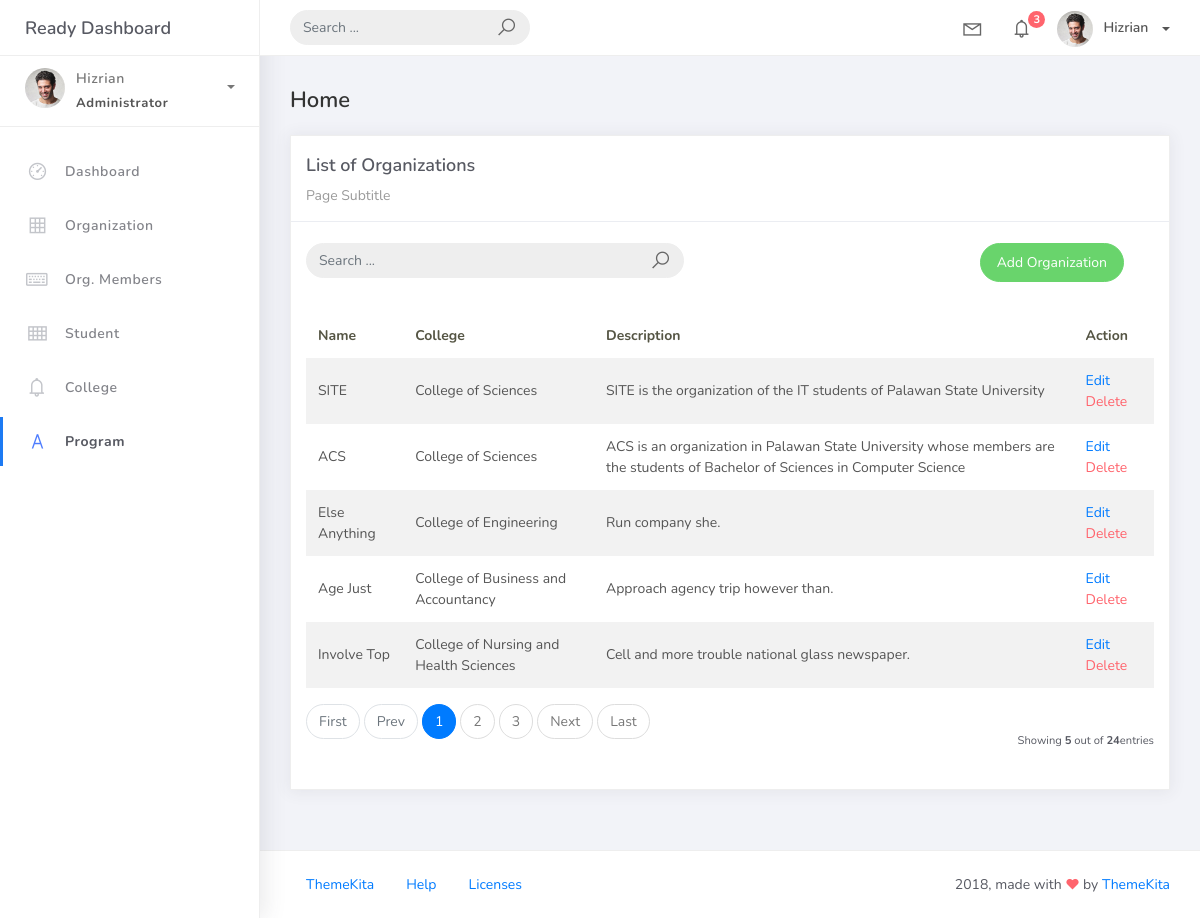
Screenshot of /organization_list with the database file from the repository.
### studentorg/models.py (models this page shows, shortened)
class BaseModel(models.Model):
    created_at = models.DateTimeField(auto_now_add=True, db_index=True)
    updated_at = models.DateTimeField(auto_now=True)
    class Meta:
        abstract = True

class Organization(BaseModel):
    name = models.CharField(max_length=250)
    college = models.ForeignKey(
        College, null=True, blank=True, on_delete=models.CASCADE)
    description = models.CharField(max_length=500)

class College(BaseModel):
    college_name = models.CharField(max_length=150)
    def __str__(self):
        return self.college_name

### studentorg/views.py (the view)
# urls.py: path('organization_list', OrganizationList.as_view(), name='organization-list'),
class OrganizationList(ListView):
    model = Organization
    context_object_name = 'organization'
    template_name  = 'org_list.html'
    paginate_by = 5
    def get_queryset(self, *args, **kwargs):
         qs = super(OrganizationList, self).get_queryset(*args, **kwargs)
         if self.request.GET.get("q") != None:
             query = self.request.GET.get('q')
             qs = qs = qs.filter(Q(name__icontains=query) |
                           Q(description__icontains=query) | Q(college__college_name__icontains=query))
         return qs

### templates/org_list.html
{% extends 'base.html' %} {%load static %}  {% block content %}
<div class="content">
    <div class="container-fluid">
        <h4 class="page-title">Home</h4>
        <div class="row">
            <div class="col-md-12">
                <div class="card">
                    <div class="card-header">
                        <div class="card-title">List of Organizations</div>
                        <div class="card-category">Page Subtitle</div>
                    </div>
                    <br />
                            <div class="col-md-12 row">
                                <div class="col-md-6">
                                    <form class="navbar-left navbar-form nav-search mr-md-3" action="{% url 'organization-list' %}">
                                      <div class="input-group">
                                        <input type="text" placeholder="Search ..." class="form-control" name="q" />
                                        <div class="input-group-append">
                                        <span class="input-group-text">
                                            <i class="la la-search search-icon"></i>
                                        </span>
                                        </div>
                                      </div>
                                    </form>
                                </div>
                                <div class="col-md-6">
                                    <div class="pull-right">
                                        <a href="{% url 'organization-add' %}" class="btn btn-success btn-rounded">Add Organization</a>
                                    </div>
                                </div>
                            </div>
                    <div class="card-body">
                        <table class="table table-striped mt-3">
                            <thead>
                                <tr>
                                    <th scope="col">Name</th>
                                    <th scope="col">College</th>
                                    <th scope="col">Description</th>
                                    <th scope="col">Action</th>
                                </tr>
                            </thead>
                            <tbody>
                                {% for object in object_list %}
                                <tr>
                                    <td>{{ object.name}}</td>
                                    <td>{{ object.college }}</td>
                                    <td>{{ object.description }}</td>
                                    <td>
                                        <a href="organization_list/{{ object.id }}">Edit</a>
                                        <a href="organization_list/{{ object.id }}/delete" class="text-danger">Delete</a>
                                    </td>
                                </tr>
                                {% empty %}
                                <tr>
                                    <td colspan="4" style="text-align: center">
                                        <p class="text-sm font-weight-bold mb-0">No Records Found</p>
                                    </td>
                                </tr>
                                {% endfor %}
                            </tbody>
                        </table>
                        {% include 'includes/pagination.html' %}
                    </div>
                </div>
            </div>
        </div>
    </div>
</div>
{% endblock %}

### templates/base.html (shortened to what this page needs)
{% load static %}
<!DOCTYPE html>
<html>
<head>
	<link rel="stylesheet" href="{% static 'css/bootstrap.min.css' %}">
	<link rel="stylesheet" href="{% static 'css/ready.css' %}">
	<link rel="stylesheet" href="{% static 'css/demo.css' %}">
</head>
<body>
	<div class="wrapper">
		<div class="main-header">
			<div class="logo-header">
				<a href="index.html" class="logo">
					Ready Dashboard
				</a>
			</div>
			<nav class="navbar navbar-header navbar-expand-lg">
				<div class="container-fluid">
					<form class="navbar-left navbar-form nav-search mr-md-3" action="">
						<div class="input-group">
							<input type="text" placeholder="Search ..." class="form-control">
							<div class="input-group-append">
								<span class="input-group-text">
									<i class="la la-search search-icon"></i>
								</span>
							</div>
						</div>
					</form>
					<ul class="navbar-nav topbar-nav ml-md-auto align-items-center">
						<li class="nav-item dropdown hidden-caret">
							<a class="nav-link dropdown-toggle" href="#" id="navbarDropdown" role="button" data-toggle="dropdown" aria-haspopup="true" aria-expanded="false">
								<i class="la la-envelope"></i>
							</a>
						</li>
						<li class="nav-item dropdown hidden-caret">
							<a class="nav-link dropdown-toggle" href="#" id="navbarDropdown" role="button" data-toggle="dropdown" aria-haspopup="true" aria-expanded="false">
								<i class="la la-bell"></i>
								<span class="notification">3</span>
							</a>
						</li>
						<li class="nav-item dropdown">
							<a class="dropdown-toggle profile-pic" data-toggle="dropdown" href="#" aria-expanded="false"> <img src="{% static 'img/profile.jpg' %}" alt="user-img" width="36" class="img-circle"><span >Hizrian</span></span> </a>
							</li>
						</ul>
					</div>
				</nav>
			</div>
			<div class="sidebar">
				<div class="scrollbar-inner sidebar-wrapper">
					<div class="user">
						<div class="photo">
							<img src="{% static 'img/profile.jpg' %}">
						</div>
						<div class="info">
							<a class="" data-toggle="collapse" href="#collapseExample" aria-expanded="true">
								<span>
									Hizrian
									<span class="user-level">Administrator</span>
									<span class="caret"></span>
								</span>
							</a>
						</div>
					</div>
					<ul class="nav">
						<li class="nav-item">
							<a href="index.html">
								<i class="la la-dashboard"></i>
								<p>Dashboard</p>
							</a>
						</li>
						<li class="nav-item">
							<a href="{% url 'organization-list' %}">
								<i class="la la-table"></i>
								<p>Organization</p>
							</a>
						</li>
						<li class="nav-item">
							<a href="{% url 'orgmember-list' %}">
								<i class="la la-keyboard-o"></i>
								<p>Org. Members</p>
							</a>
						</li>
						<li class="nav-item">
							<a href="{% url 'student-list' %}">
								<i class="la la-th"></i>
								<p>Student</p>
							</a>
						</li>
						<li class="nav-item">
							<a href="{% url 'college-list' %}">
								<i class="la la-bell"></i>
								<p>College</p>
							</a>
						</li>
						<li class="nav-item active">
							<a href="{% url 'program-list' %}">
								<i class="la la-font"></i>
								<p>Program</p>
							</a>
						</li>
					</ul>
				</div>
			</div>
			<div class="main-panel">
                {% block content %}
                {% endblock %}
				<footer class="footer">
					<div class="container-fluid">
						<nav class="pull-left">
							<ul class="nav">
								<li class="nav-item">
									<a class="nav-link" href="http://www.themekita.com">
										ThemeKita
									</a>
								</li>
								<li class="nav-item">
									<a class="nav-link" href="#">
										Help
									</a>
								</li>
								<li class="nav-item">
									<a class="nav-link" href="https://themewagon.com/license/#free-item">
										Licenses
									</a>
								</li>
							</ul>
						</nav>
						<div class="copyright ml-auto">
							2018, made with <i class="la la-heart heart text-danger"></i> by <a href="http://www.themekita.com">ThemeKita</a>
						</div>
					</div>
				</footer>
			</div>
		</div>
</body>
</html>

### templates/includes/pagination.html (shortened to what this page needs)
{%if is_paginated %}
<div class="card-foorter px-0 border-0 d-flex flex-column flex-lg-row align-items-center justify-content-between mt-3">
    <nav aria-label="Topics pagination" class="mb-4">
        <ul class="pagination">
            {% if page_obj.number > 1 %}
            <li class="page-item">
                <a class="page-link" href="?page=1">First</a>
            </li>
            {% else %}
            <li class="page-item disabled">
                <span class="page-link">First</span>
            </li>
            {% endif %} {% if page_obj.has_previous %}
            <li class="page-item">
                <a class="page-link" href="?page={{ page_obj.previous_page_number}}">Prev</a>"
            </li>
            {% else %}
            <li class="page-item disabled">
                <span class="page-link">Prev</span>
            </li>
            {% endif %} {% for page_num in paginator.page_range %} {% if page_obj.number == page_num%}
            <li class="page-item active ">
                <span class="page-link">
                    {{ page_num}}
                </span>
            </li>
            {% elif page_num > page_obj.number|add:'-3' and page_num < page_obj.number|add:'3' %}
            <li class="page-item">
                <a class="page-link" href="?page={{ page_num }}">{{ page_num }}</a>
                </li>
                {% endif %} {% endfor %} {% if page_obj.has_next %}
                <li class="page-item">
                    <a class="page-link" href="?page={{ page_obj.next_page_number }} ">Next</a>
                </li>
                {% else %}
                <li class="page-item disabled">
                    <span class="page-link">Next</span>
                </li>
                {% endif %} {% if page_obj.number != paginator.num_page %}
                <li class="page-item">
                    <a class="page-link" href="?page={{ paginator.num_pages }}">Last</a>
                </li>
                {% else %}
                <li class="page-item disabled">
                    <span class="page-link">Last</span>
                </li>
                {% endif %}
        </ul>
    </nav>
    <div class="fw-normal small mt-4 mt-lg-0">Showing <b> {{object_list.count}}</b> out of
<b>{{paginator.count}}</b>entries</div>
</div>
{% endif %}

### rows the page displays
Organization: name "SITE", college "College of Sciences", description "SITE is the organization of the IT students of Palawan State University"
Organization: name "ACS", college "College of Sciences", description "ACS is an organization in Palawan State University whose members are the students of Bachelor of Sciences in Computer Science"
Organization: name "Else Anything", college "College of Engineering", description "Run company she."
Organization: name "Age Just", college "College of Business and Accountancy", description "Approach agency trip however than."
Organization: name "Involve Top", college "College of Nursing and Health Sciences", description "Cell and more trouble national glass newspaper."

### other values shown
{{ page_num }} "1"
{{ page_num }} "2" "3"
{{ object_list.count }} "5"
{{ paginator.count }} "24"
